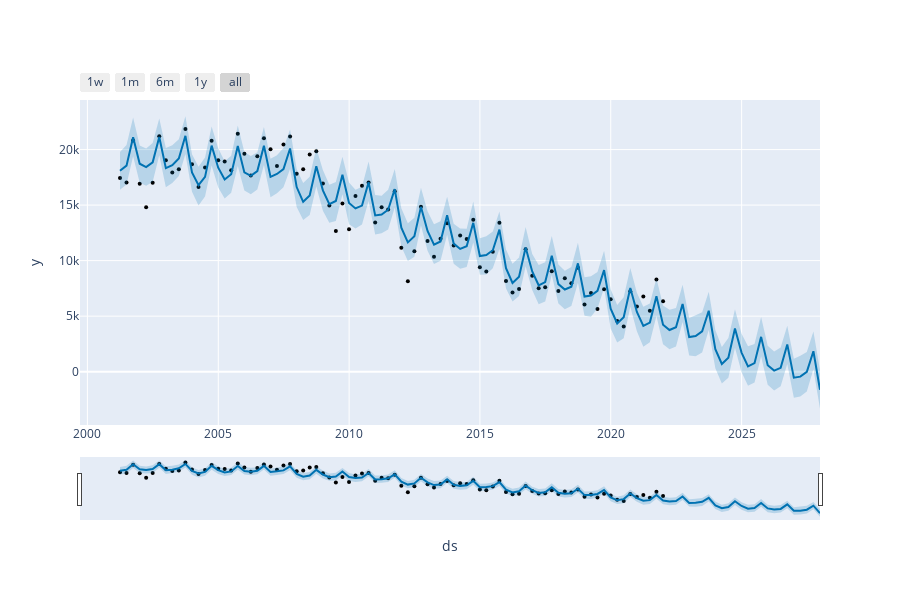

This figure's notebook cell:
### Markdown cell above
# Plotting Forecasts

### Code cell
from prophet.plot import plot_plotly, plot_components_plotly

plot_plotly(m, forecast)
# fig1 = m.plot(forecast, plot_cap=True, uncertainty=True)
